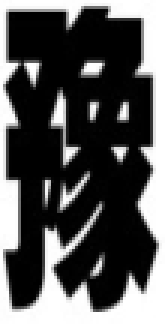
#> input picture CarLicence/word/豫.bmp, 55 x 110 px (shown 3 times larger)
$ python main.py
#> lines starting #> are read from the running program, lines starting #| are printed output that depends on the picture
#> the answer given: word/豫.bmp
#> further down, image_origin is the input picture: shape (110, 55, 3); min 0, max 255, mean 89.7
import cv2
import numpy as np
import tkinter as tk
from tkinter import filedialog
from skimage.transform import radon

# 空函数
def nothing(x):
    pass

# 按原图比例修改图片大小
def MyResize(img, new_w):
#> called with new_w = 500
    h, w = img.shape[:2]
#> h = 110; w = 55
    scale__ratio = float(new_w) / float(w) # 缩放比例
#> scale__ratio = 9.09
    new_h = int(h * scale__ratio)   # 新高度
#> new_h = 1000
    new_img = cv2.resize(image_origin, (new_w, new_h))
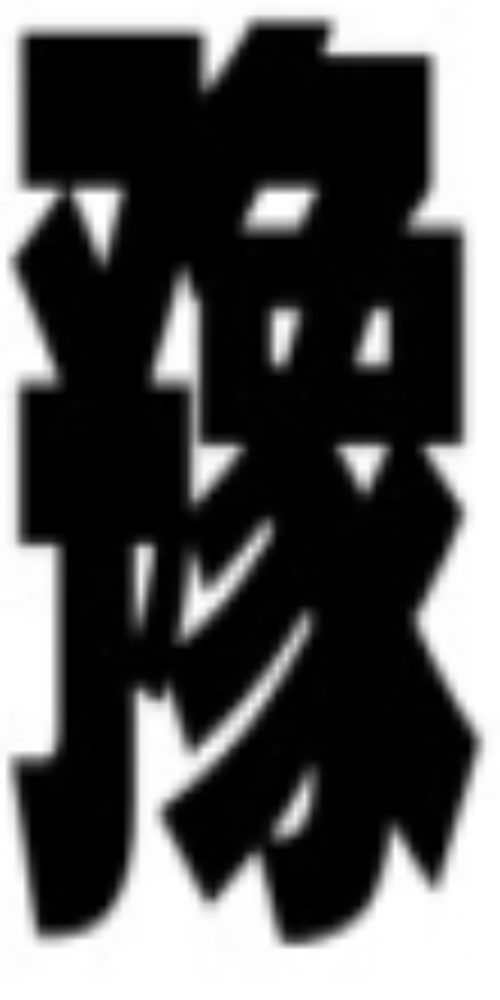
#> new_img: shape (1000, 500, 3); min 0, max 255, mean 89.7
    return new_img


if __name__ == '__main__':
    '''
    1.选择车牌图片
    '''
    # 显示窗口用于选择图像文件
    root = tk.Tk()
    root.withdraw()

    # 从打开的文件对话框中获取图像文件路径
    file_path = filedialog.askopenfilename(initialdir='汽车图片', title='选择图片', filetypes=(('JPEG', '*.jpg'), ('All files', '*.*')))

    # 读入图像
    image_origin = cv2.imread(file_path)

    # 修改图像大小
    image_RGB=  MyResize(image_origin, 500)
    image_GRAY = cv2.cvtColor(image_RGB, cv2.COLOR_RGB2GRAY)


    '''
    2.分割出车牌区域
    '''
    image_HSV = cv2.cvtColor(image_RGB, cv2.COLOR_RGB2HSV)
#> image_HSV: shape (1000, 500, 3); mean H, S, V 0, 0, 89.7

    min_h = 0
    max_h = 23
    min_s = 109
    max_s = 255
    min_v = 0
    max_v = 255

    # 阈值范围转化为numpy数组
    lower_range = np.array([min_h, min_s, min_v])
    upper_range = np.array([max_h, max_s, max_v])

    mask = cv2.inRange(image_HSV, lower_range, upper_range) # 掩膜
#> mask: shape (1000, 500); every value is 0
    # 位运算
    image_mask = cv2.bitwise_and(image_RGB, image_RGB, mask=mask)
#> image_mask: shape (1000, 500, 3); every value is 0


    image_mask_gray = cv2.cvtColor(image_mask, cv2.COLOR_BGR2GRAY) # 灰度图像
    ret, image_mask_gray = cv2.threshold(image_mask_gray, 50, 100, cv2.THRESH_BINARY) # 二值化图像

    # 形态学
    kernel = cv2.getStructuringElement(cv2.MORPH_RECT, (3, 3))
    dilation = cv2.dilate(image_mask_gray, kernel, iterations=5) # 膨胀
    Close = cv2.morphologyEx(dilation, cv2.MORPH_CLOSE, kernel) # 闭运算

    # 查找轮廓
    contours, hierarchy = cv2.findContours(Close, cv2.RETR_EXTERNAL, cv2.CHAIN_APPROX_SIMPLE)
#> contours = []
    # 查找最大轮廓
    max_area = 0
    max_contour = None
    for contour in contours:
        contour_area = cv2.contourArea(contour)
        if contour_area > max_area:
            max_area = contour_area
            max_contour = contour
#> this loop made 0 passes
#> after the loop, max_area = 0

    # cv2.drawContours(image_RGB, [max_contour], -1, (0, 0, 255), 2)  # 绘制最大轮廓
    # cv2.imshow('image_RGB', image_RGB)

    # 计算最小外接矩形
#> (the run stopped early here; a loop or call above may not have finished)
